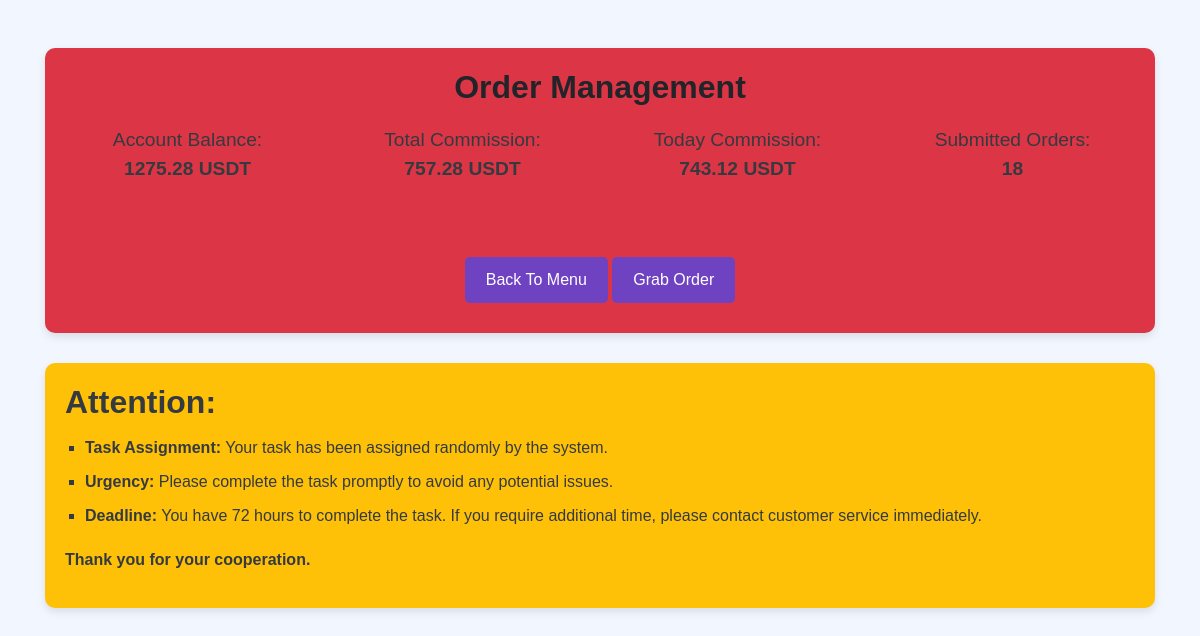
The page /home/order-management/ (signed in) on the database as committed earlier.
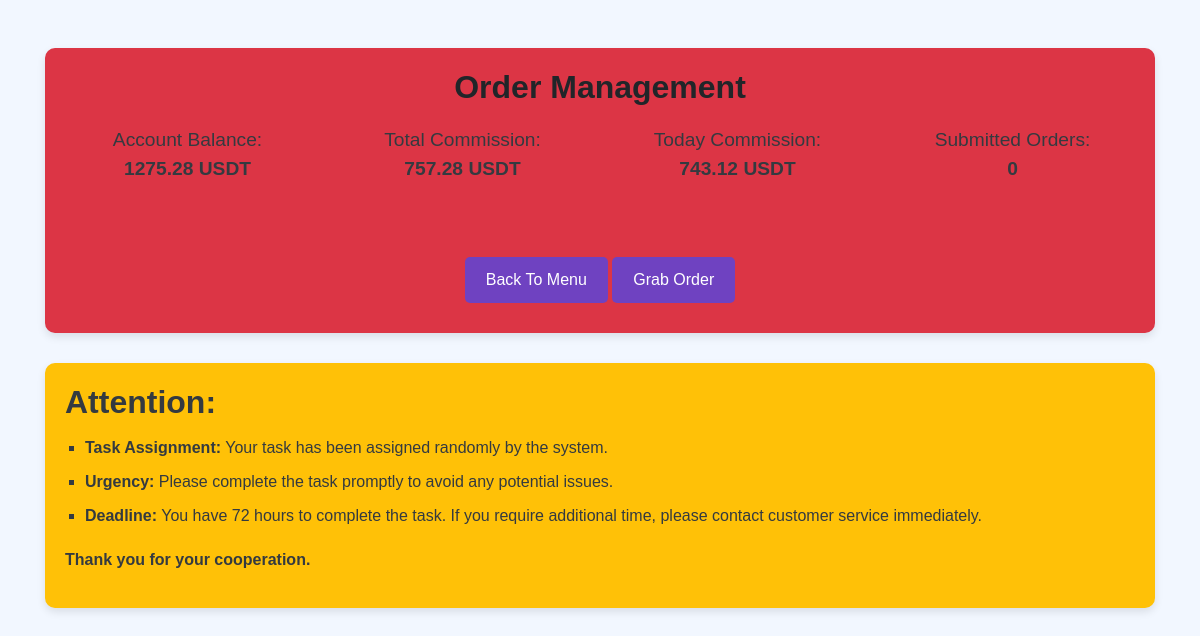
The same page on the database as committed later.
### accounts/models.py (models this page shows, shortened)
class User(AbstractUser):
    is_admin = models.BooleanField(default=False)
    is_employee = models.BooleanField(default=False)
    is_customer = models.BooleanField(default=False)
    invitation_code = models.CharField(max_length=100, blank=True,null=True, editable=False)

### home/models.py (models this page shows, shortened)
class OrderCount(BaseModel):
    user = models.OneToOneField(settings.AUTH_USER_MODEL, on_delete=models.CASCADE, related_name="ordercount")
    no_of_submitted_order = models.DecimalField(max_digits=10, decimal_places=0, default=0)

class AccountBalance(BaseModel):
    user = models.OneToOneField(settings.AUTH_USER_MODEL, on_delete=models.CASCADE, related_name="balance")
    account_balance = models.DecimalField(max_digits=10, decimal_places=2, default=0.00)
    today_commission = models.DecimalField(max_digits=10, decimal_places=2, default=0.00)
    total_commission = models.DecimalField(max_digits=10, decimal_places=2, default=0.00)
    total_deposit = models.DecimalField(max_digits=10, decimal_places=2, default=0.00)
    total_withdrawal = models.DecimalField(max_digits=10, decimal_places=2, default=0.00)
    last_transaction_date = models.DateField(default=timezone.now)

### home/views.py (the view)
# urls.py: path('order-management/',order_management,name='order_management'),
@login_required
def order_management(request):
    bal=request.user.balance.account_balance
    color = '#007bff'
    if bal>20 and bal<350:
       color = request.GET.get('color','#007bff')
    if bal >=350 and bal <600:
        color=request.GET.get('color',"#ffc107")
    if bal>=600:
        color=request.GET.get('color',"#dc3545")
    print(color)
    return render(request,"grabOrder/order_management.html",{'color': color})

### templates/grabOrder/order_management.html (shortened to what this page needs)
<!DOCTYPE html>
<html lang="en">
<head>
    <link href="https://maxcdn.bootstrapcdn.com/bootstrap/4.5.2/css/bootstrap.min.css" rel="stylesheet">
</head>
<body>
    <div class="container mt-5">
        <div id="orderManagement" class="order-management" style="background-color: {{ color }} ;">
            <h2>Order Management</h2>
            <div class="row mb-5">
                <div class="col-md-3 col-6 order-stat">
                    <span>Account Balance:</span>
                    <span class="value">{{ request.user.balance.account_balance }} USDT</span>
                </div>
                <div class="col-md-3 col-6 order-stat">
                    <span>Total Commission:</span>
                    <span class="value">{{ request.user.balance.total_commission }} USDT</span>
                </div>
                <div class="col-md-3 col-6 order-stat">
                    <span>Today Commission:</span>
                    <span class="value">{{ request.user.balance.today_commission }} USDT</span>
                </div>
                <div class="col-md-3 col-6 order-stat">
                    <span>Submitted Orders:</span>
                    <span class="value">{{ request.user.ordercount.no_of_submitted_order }}</span>
                </div>
            </div>
            <a href="{% url 'menu' %}" class="btn btn-grab-order">Back To Menu</a>
            <a href="{% url 'grab_order' %}" class="btn btn-grab-order">Grab Order</a>
        </div>
        <div class="attention-section">
            <h2>Attention:</h2>
            <ul>
                <li><strong>Task Assignment:</strong> Your task has been assigned randomly by the system.</li>
                <li><strong>Urgency:</strong> Please complete the task promptly to avoid any potential issues.</li>
                <li><strong>Deadline:</strong> You have 72 hours to complete the task. If you require additional time, please contact customer service immediately.</li>
            </ul>
            <p>Thank you for your cooperation.</p>
        </div>
    </div>
</body>
</html>

Rows that differ between the two databases and show on the page:
changed through a linked row, User: user.ordercount.no_of_submitted_order "18" → "0"
